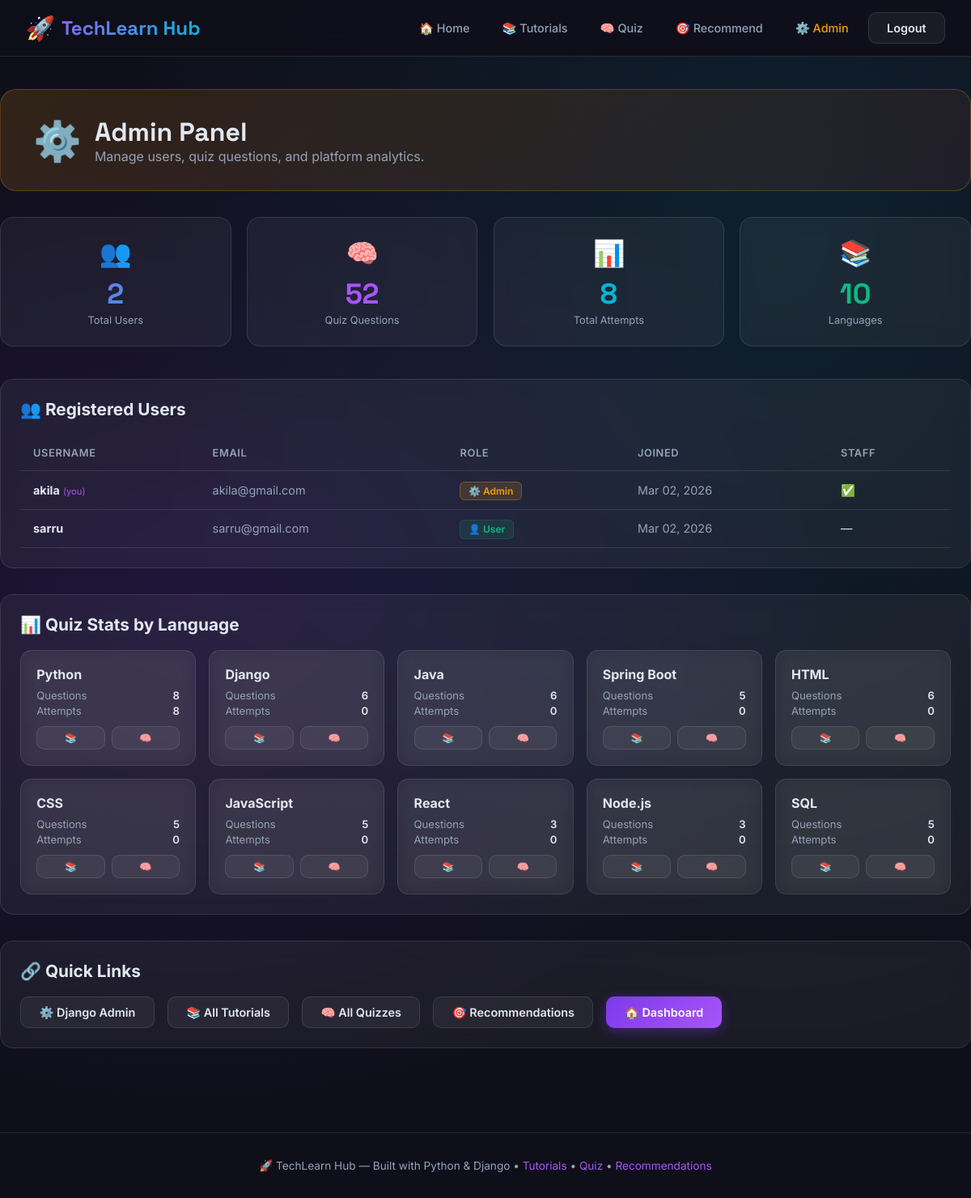
Page /admin-panel/ (signed in) on the committed database.
### core/models.py (models this page shows, shortened)
class QuizQuestion(models.Model):
    LANGUAGE_CHOICES = [
        ('python', 'Python'),
        ('django', 'Django'),
        ('java', 'Java'),
        ('springboot', 'Spring Boot'),
        ('html', 'HTML'),
        ('css', 'CSS'),
        ('javascript', 'JavaScript'),
        ('react', 'React'),
        ('nodejs', 'Node.js'),
        ('sql', 'SQL'),
    ]
    DIFFICULTY_CHOICES = [
        ('easy', 'Easy'),
        ('medium', 'Medium'),
        ('hard', 'Hard'),
    ]
    language = models.CharField(max_length=20, choices=LANGUAGE_CHOICES)
    question = models.TextField()
    option_a = models.CharField(max_length=300)
    option_b = models.CharField(max_length=300)
    option_c = models.CharField(max_length=300)
    option_d = models.CharField(max_length=300)
    correct_answer = models.CharField(max_length=1, choices=[('A','A'),('B','B'),('C','C'),('D','D')])
    explanation = models.TextField(blank=True)
    difficulty = models.CharField(max_length=10, choices=DIFFICULTY_CHOICES, default='medium')
    created_at = models.DateTimeField(auto_now_add=True)

### core/views.py (the view)
# urls.py: path('admin-panel/', views.admin_panel, name='admin_panel'),
@login_required
def admin_panel(request):
    try:
        profile = request.user.profile
        if not profile.is_admin_user() and not request.user.is_superuser:
            messages.error(request, 'Access denied. Admin only.')
            return redirect('dashboard')
    except UserProfile.DoesNotExist:
        if not request.user.is_superuser:
            messages.error(request, 'Access denied. Admin only.')
            return redirect('dashboard')
    users = User.objects.all().select_related('profile')
    total_questions = QuizQuestion.objects.count()
    total_attempts = QuizAttempt.objects.count()
    languages_stats = {}
    for lang_key in TUTORIAL_DATA.keys():
        count = QuizQuestion.objects.filter(language=lang_key).count()
        attempts = QuizAttempt.objects.filter(question__language=lang_key).count()
        languages_stats[lang_key] = {'name': TUTORIAL_DATA[lang_key]['name'], 'questions': count, 'attempts': attempts}
    context = {
        'users': users,
        'total_questions': total_questions,
        'total_attempts': total_attempts,
        'languages_stats': languages_stats,
    }
    return render(request, 'core/admin_panel.html', context)

### core/models.py (called while the page is built)
    def is_admin_user(self):
        return self.user_type == 'admin'

### core/templates/core/admin_panel.html (shortened to what this page needs)
{% extends 'core/base.html' %}
{% block content %}
<div class="container page">
    <div class="admin-header">
        <span class="a-icon">⚙️</span>
        <div>
            <h1>Admin Panel</h1>
            <p>Manage users, quiz questions, and platform analytics.</p>
        </div>
    </div>
    <div class="stats-grid">
        <div class="card stat-card">
            <div class="s-icon">👥</div>
            <div class="s-val gradient-text">{{ users.count }}</div>
            <div class="s-label">Total Users</div>
        </div>
        <div class="card stat-card">
            <div class="s-icon">🧠</div>
            <div class="s-val" style="color:#a855f7">{{ total_questions }}</div>
            <div class="s-label">Quiz Questions</div>
        </div>
        <div class="card stat-card">
            <div class="s-icon">📊</div>
            <div class="s-val" style="color:#06b6d4">{{ total_attempts }}</div>
            <div class="s-label">Total Attempts</div>
        </div>
        <div class="card stat-card">
            <div class="s-icon">📚</div>
            <div class="s-val" style="color:#10b981">10</div>
            <div class="s-label">Languages</div>
        </div>
    </div>
    <div class="card" style="padding:1.5rem;margin-bottom:2rem;">
        <div class="section-title">👥 Registered Users</div>
        <table>
            <thead>
                <tr>
                    <th>Username</th>
                    <th>Email</th>
                    <th>Role</th>
                    <th>Joined</th>
                    <th>Staff</th>
                </tr>
            </thead>
            <tbody>
                {% for u in users %}
                <tr>
                    <td><strong>{{ u.username }}</strong>{% if u == request.user %} <span style="font-size:0.7rem;color:var(--primary-light)">(you)</span>{% endif %}</td>
                    <td style="color:var(--text-muted)">{{ u.email|default:"—" }}</td>
                    <td>
                        {% if u.profile.user_type == 'admin' or u.is_superuser %}
                            <span class="badge-admin">⚙️ Admin</span>
                        {% else %}
                            <span class="badge-user">👤 User</span>
                        {% endif %}
                    </td>
                    <td style="color:var(--text-muted)">{{ u.date_joined|date:"M d, Y" }}</td>
                    <td>{% if u.is_staff %}✅{% else %}—{% endif %}</td>
                </tr>
                {% empty %}
                <tr><td colspan="5" style="text-align:center;color:var(--text-muted);">No users yet.</td></tr>
                {% endfor %}
            </tbody>
        </table>
    </div>
    <div class="card" style="padding:1.5rem;margin-bottom:2rem;">
        <div class="section-title">📊 Quiz Stats by Language</div>
        <div class="lang-stats-grid">
            {% for key, stats in languages_stats.items %}
            <div class="card lang-stat-card">
                <div class="ls-name">{{ stats.name }}</div>
                <div class="ls-row"><span>Questions</span><span>{{ stats.questions }}</span></div>
                <div class="ls-row"><span>Attempts</span><span>{{ stats.attempts }}</span></div>
                <div style="margin-top:0.7rem;display:flex;gap:0.5rem;">
                    <a href="/tutorials/{{ key }}/" class="btn btn-secondary" style="flex:1;justify-content:center;padding:0.35rem;font-size:0.75rem;">📚</a>
                    <a href="/quiz/{{ key }}/" class="btn btn-secondary" style="flex:1;justify-content:center;padding:0.35rem;font-size:0.75rem;">🧠</a>
                </div>
            </div>
            {% endfor %}
        </div>
    </div>
    <div class="card" style="padding:1.5rem;">
        <div class="section-title">🔗 Quick Links</div>
        <div style="display:flex;gap:1rem;flex-wrap:wrap;">
            <a href="/admin/" class="btn btn-secondary">⚙️ Django Admin</a>
            <a href="{% url 'tutorial_list' %}" class="btn btn-secondary">📚 All Tutorials</a>
            <a href="{% url 'quiz_list' %}" class="btn btn-secondary">🧠 All Quizzes</a>
            <a href="{% url 'recommendations' %}" class="btn btn-secondary">🎯 Recommendations</a>
            <a href="{% url 'dashboard' %}" class="btn btn-primary">🏠 Dashboard</a>
        </div>
    </div>
</div>
{% endblock %}

### core/templates/core/base.html (shortened to what this page needs)
<!DOCTYPE html>
<html lang="en">
<head>
</head>
<body>
    <nav class="navbar">
        <a href="{% url 'home' %}" class="navbar-brand">
            <span>🚀</span> TechLearn Hub
        </a>
        <div class="nav-links">
            {% if user.is_authenticated %}
                <a href="{% url 'dashboard' %}" class="nav-link">🏠 <span>Home</span></a>
                <a href="{% url 'tutorial_list' %}" class="nav-link">📚 <span>Tutorials</span></a>
                <a href="{% url 'quiz_list' %}" class="nav-link">🧠 <span>Quiz</span></a>
                <a href="{% url 'recommendations' %}" class="nav-link">🎯 <span>Recommend</span></a>
                {% if user.is_staff or user.profile.is_admin_user %}
                    <a href="{% url 'admin_panel' %}" class="nav-link" style="color:#f59e0b">⚙️ <span>Admin</span></a>
                {% endif %}
                <a href="{% url 'logout' %}" class="btn btn-secondary">Logout</a>
            {% else %}
                <a href="{% url 'login' %}" class="nav-link">Login</a>
                <a href="{% url 'register' %}" class="btn btn-primary">Get Started</a>
            {% endif %}
        </div>
    </nav>
    {% block content %}{% endblock %}
    <footer>
        <p>🚀 TechLearn Hub &mdash; Built with Python & Django &bull;
        <a href="{% url 'tutorial_list' %}">Tutorials</a> &bull;
        <a href="{% url 'quiz_list' %}">Quiz</a> &bull;
        <a href="{% url 'recommendations' %}">Recommendations</a></p>
    </footer>
</body>
</html>

### core/templates/core/base.html (style rules this page uses)
:root { --primary: #7c3aed; --primary-light: #a855f7; --secondary: #06b6d4; --accent: #f59e0b; --success: #10b981; --danger: #ef4444; --dark: #0f0f1a; --dark2: #1a1a2e; --dark3: #16213e; --card-bg: rgba(255,255,255,0.05); --card-border: rgba(255,255,255,0.1); --text: #e2e8f0; --text-muted: #94a3b8; --radius: 16px; }
* { margin: 0; padding: 0; box-sizing: border-box; }
body { font-family: 'Inter', sans-serif; background: var(--dark); color: var(--text); min-height: 100vh; background-image: radial-gradient(ellipse at 20% 50%, rgba(124,58,237,0.15) 0%, transparent 60%), radial-gradient(ellipse at 80% 20%, rgba(6,182,212,0.1) 0%, transparent 60%); }
.navbar { background: rgba(15,15,26,0.9); backdrop-filter: blur(20px); border-bottom: 1px solid var(--card-border); padding: 0 2rem; position: sticky; top: 0; z-index: 1000; display: flex; align-items: center; justify-content: space-between; height: 70px; }
.navbar-brand { font-family: 'Space Grotesk', sans-serif; font-size: 1.5rem; font-weight: 700; background: linear-gradient(135deg, var(--primary-light), var(--secondary)); -webkit-background-clip: text; -webkit-text-fill-color: transparent; text-decoration: none; display: flex; align-items: center; gap: 0.5rem; }
.navbar-brand span { font-size: 1.8rem; -webkit-text-fill-color: initial; }
.nav-links { display: flex; align-items: center; gap: 0.5rem; }
.nav-link { color: var(--text-muted); text-decoration: none; padding: 0.5rem 1rem; border-radius: 10px; font-size: 0.9rem; font-weight: 500; transition: all 0.2s; }
.btn { padding: 0.6rem 1.4rem; border-radius: 10px; border: none; cursor: pointer; font-weight: 600; font-size: 0.9rem; text-decoration: none; display: inline-flex; align-items: center; gap: 0.4rem; transition: all 0.2s; }
.btn-primary { background: linear-gradient(135deg, var(--primary), var(--primary-light)); color: white; box-shadow: 0 4px 15px rgba(124,58,237,0.4); }
.btn-secondary { background: var(--card-bg); color: var(--text); border: 1px solid var(--card-border); }
.container { max-width: 1200px; margin: 0 auto; padding: 0 2rem; }
.card { background: var(--card-bg); border: 1px solid var(--card-border); border-radius: var(--radius); backdrop-filter: blur(10px); }
footer { margin-top: 4rem; padding: 2rem; text-align: center; color: var(--text-muted); border-top: 1px solid var(--card-border); font-size: 0.85rem; }
footer a { color: var(--primary-light); text-decoration: none; }
.gradient-text { background: linear-gradient(135deg, var(--primary-light), var(--secondary)); -webkit-background-clip: text; -webkit-text-fill-color: transparent; }

### rows in the picture
QuizQuestion: name "Python", questions "8", attempts "8"
QuizQuestion: name "Java", questions "6", attempts "0"

### other values in the picture
{{ users.count }} "2"
{{ total_questions }} "52"
{{ total_attempts }} "8"
{{ u.username }} "akila"
{{ u.email|default:"—" }} "akila@gmail.com"
{{ u.date_joined|date:"M d, Y" }} "Mar 02, 2026"
{{ u.username }} "sarru"
{{ u.email|default:"—" }} "sarru@gmail.com"
{{ stats.name }} "Django" "Spring Boot" "HTML" "CSS" "JavaScript" "React" "Node.js" "SQL"
{{ stats.questions }} "6" "5" "6" "5" "5" "3" "3" "5"
{{ stats.attempts }} "0" "0" "0" "0" "0" "0" "0" "0"
